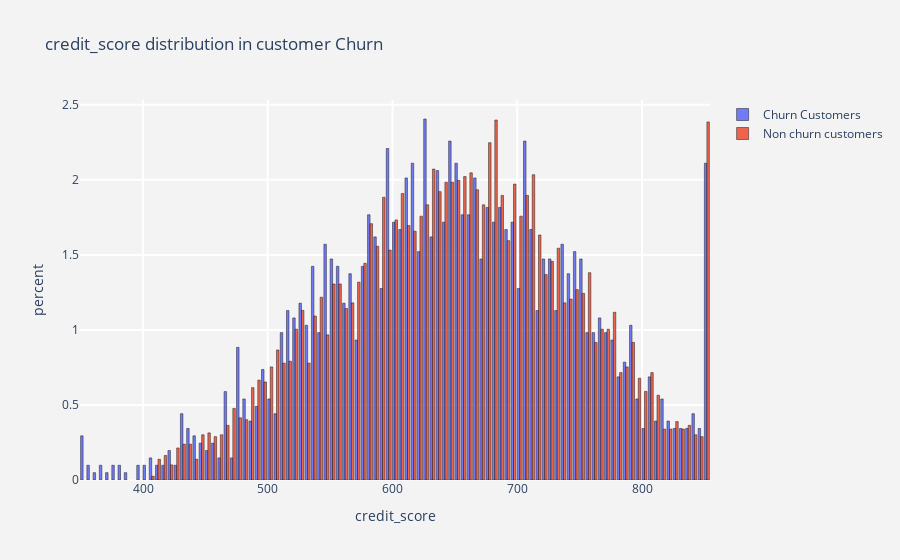
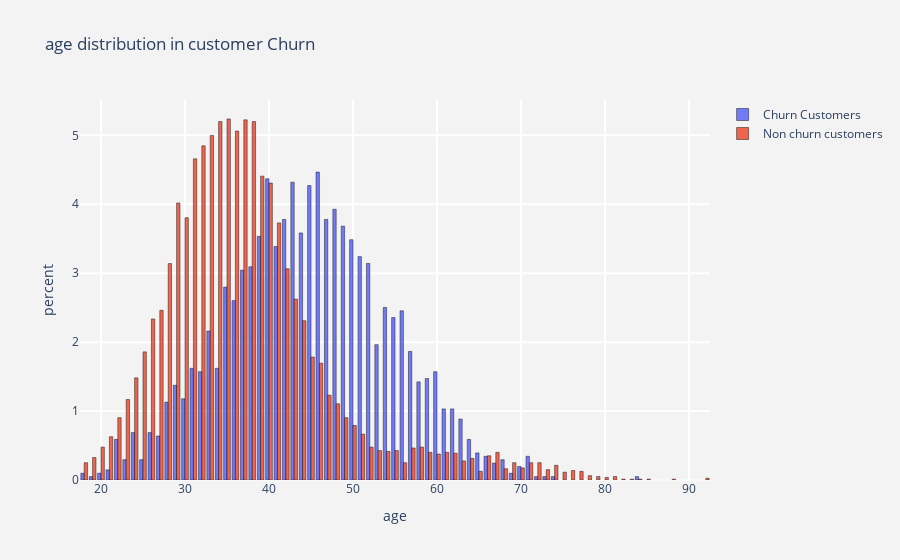
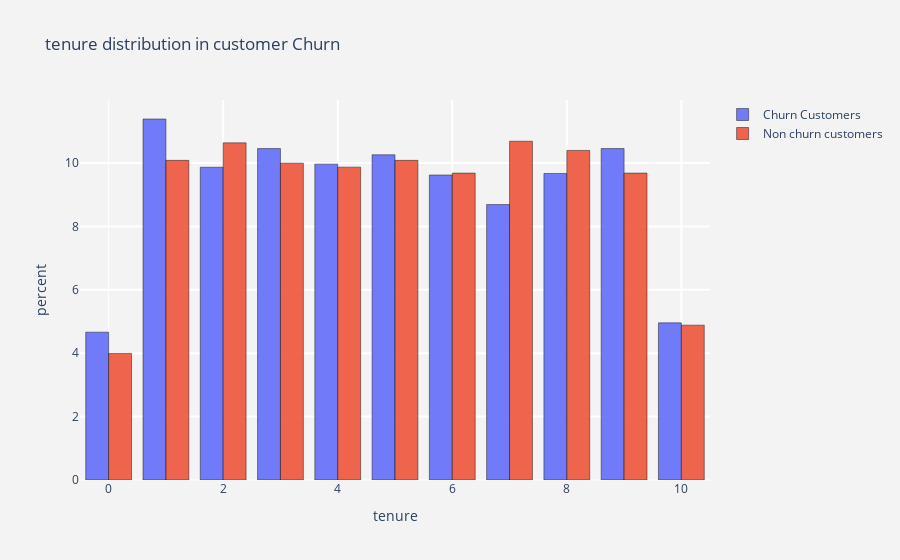

Source (notebook cell) for these figures, in order:
### Code cell
#for all categorical columns plot histogram    
for i in num_cols :
    histogram(i)
plt.show()

### Figure 1 — Plotly figure (JSON) as saved in the notebook; plotly's stock layout.template omitted (floating-point values rounded to 4 significant figures; data arrays with more than 128 entries replaced by an {"elided": "..."} marker saying what was removed)
{"data": [{"histnorm": "percent", "marker": {"line": {"color": "black", "width": 0.5}}, "name": "Churn Customers", "opacity": 0.9, "type": "histogram", "x": {"elided": "2037 int values"}}, {"histnorm": "percent", "marker": {"line": {"color": "black", "width": 0.5}}, "name": "Non churn customers", "opacity": 0.9, "type": "histogram", "x": {"elided": "7963 int values"}}], "layout": {"paper_bgcolor": "rgb(243,243,243)", "plot_bgcolor": "rgb(243,243,243)", "title": {"text": "credit_score distribution in customer Churn "}, "xaxis": {"gridcolor": "rgb(255, 255, 255)", "gridwidth": 2, "ticklen": 5, "title": {"text": "credit_score"}, "zerolinewidth": 1}, "yaxis": {"gridcolor": "rgb(255, 255, 255)", "gridwidth": 2, "ticklen": 5, "title": {"text": "percent"}, "zerolinewidth": 1}}}

### Figure 2 — Plotly figure (JSON) as saved in the notebook; plotly's stock layout.template omitted (floating-point values rounded to 4 significant figures; data arrays with more than 128 entries replaced by an {"elided": "..."} marker saying what was removed)
{"data": [{"histnorm": "percent", "marker": {"line": {"color": "black", "width": 0.5}}, "name": "Churn Customers", "opacity": 0.9, "type": "histogram", "x": {"elided": "2037 int values"}}, {"histnorm": "percent", "marker": {"line": {"color": "black", "width": 0.5}}, "name": "Non churn customers", "opacity": 0.9, "type": "histogram", "x": {"elided": "7963 int values"}}], "layout": {"paper_bgcolor": "rgb(243,243,243)", "plot_bgcolor": "rgb(243,243,243)", "title": {"text": "age distribution in customer Churn "}, "xaxis": {"gridcolor": "rgb(255, 255, 255)", "gridwidth": 2, "ticklen": 5, "title": {"text": "age"}, "zerolinewidth": 1}, "yaxis": {"gridcolor": "rgb(255, 255, 255)", "gridwidth": 2, "ticklen": 5, "title": {"text": "percent"}, "zerolinewidth": 1}}}

### Figure 3 — Plotly figure (JSON) as saved in the notebook; plotly's stock layout.template omitted (floating-point values rounded to 4 significant figures; data arrays with more than 128 entries replaced by an {"elided": "..."} marker saying what was removed)
{"data": [{"histnorm": "percent", "marker": {"line": {"color": "black", "width": 0.5}}, "name": "Churn Customers", "opacity": 0.9, "type": "histogram", "x": {"elided": "2037 int values"}}, {"histnorm": "percent", "marker": {"line": {"color": "black", "width": 0.5}}, "name": "Non churn customers", "opacity": 0.9, "type": "histogram", "x": {"elided": "7963 int values"}}], "layout": {"paper_bgcolor": "rgb(243,243,243)", "plot_bgcolor": "rgb(243,243,243)", "title": {"text": "tenure distribution in customer Churn "}, "xaxis": {"gridcolor": "rgb(255, 255, 255)", "gridwidth": 2, "ticklen": 5, "title": {"text": "tenure"}, "zerolinewidth": 1}, "yaxis": {"gridcolor": "rgb(255, 255, 255)", "gridwidth": 2, "ticklen": 5, "title": {"text": "percent"}, "zerolinewidth": 1}}}
